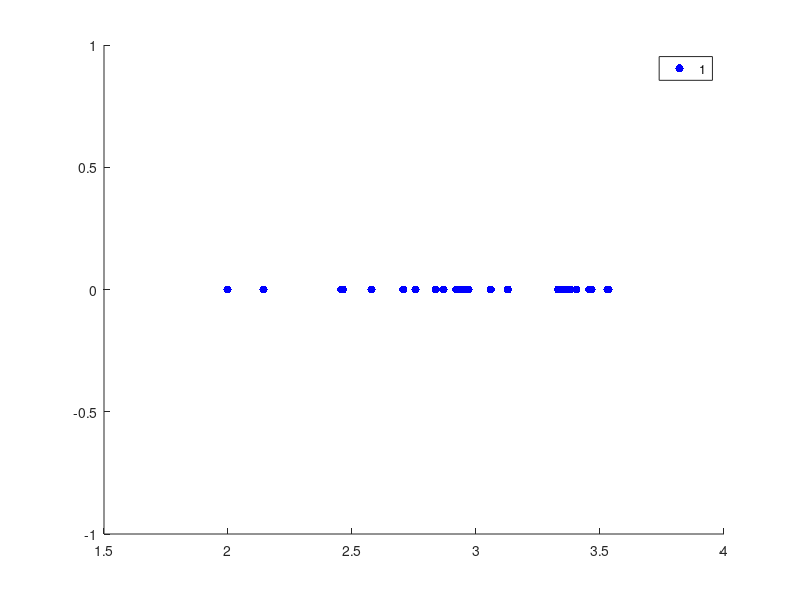
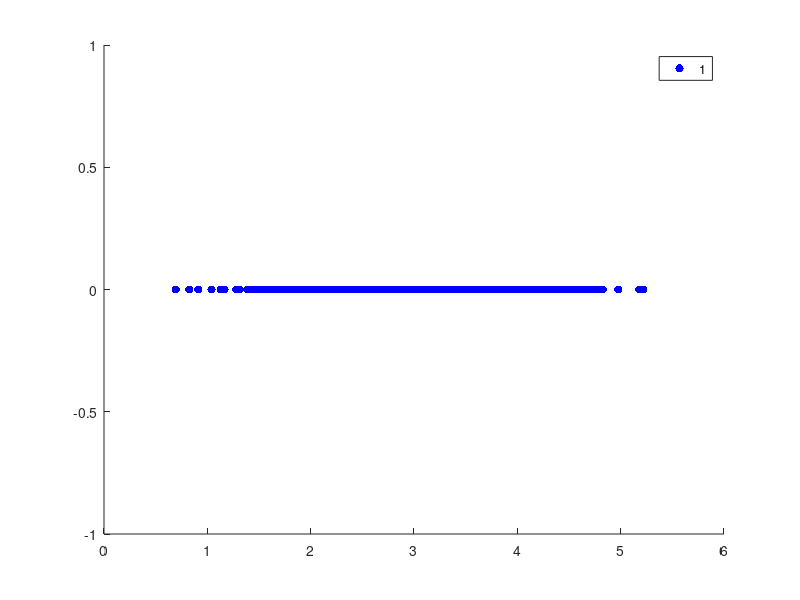

MATLAB code to generate these figures, in order:
%% Question 2 %% Bayesian Parameter Estimation:
rng('default') % For reproducibility

sigma = 0.7;
% i)
mu1     = 3;
N_25    = 25;
x_i     = normrnd(mu1,sigma,[N_25,1]);


% define values for y-axis
y       = zeros(length(x_i),1);
group   = ones(length(x_i), 1);  % All samples in one group
% Plot
figure;
gscatter(x_i, y, group, 'br', '.',18);

% Maximum Likelihood Estimation

mean_estimator_i = sum(x_i)/N_25;

%ii)
mu_mu       = 2.8; % mean parameter of random variable mean
sigma_mu    = .8; % variance parameter of random variable mean

w1_ii       = (N_25*sigma_mu^2)/(N_25*sigma_mu^2 + sigma^2);
w2_ii       = (sigma^2)/(N_25*sigma_mu^2 + sigma^2);

mu_map_ii   = w1_ii * mean_estimator_i + w2_ii * mu_mu;
    
% iii)

N_1000  = 1000;
x_iii   = normrnd(mu1,sigma,[N_1000,1]);

% define values for y-axis
y       = zeros(length(x_iii),1);
group   = ones(length(x_iii), 1);  % All samples in one group
% Plot
figure;
gscatter(x_iii, y, group, 'br', '.',18);

% Maximum Likelihood Estimation
mean_estimator_iii = sum(x_iii)/N_1000;

% MAP Estimation
w1_iii          = (N_1000*sigma_mu^2)/(N_1000*sigma_mu^2 + sigma^2);
w2_iii          = (sigma^2)/(N_1000*sigma_mu^2 + sigma^2);

mu_map_iii      = w1_iii*mean_estimator_iii + w2_iii * mu_mu; % Prior infoya daha yakın yorum yazarken aklında bulundurursun kıps :D

